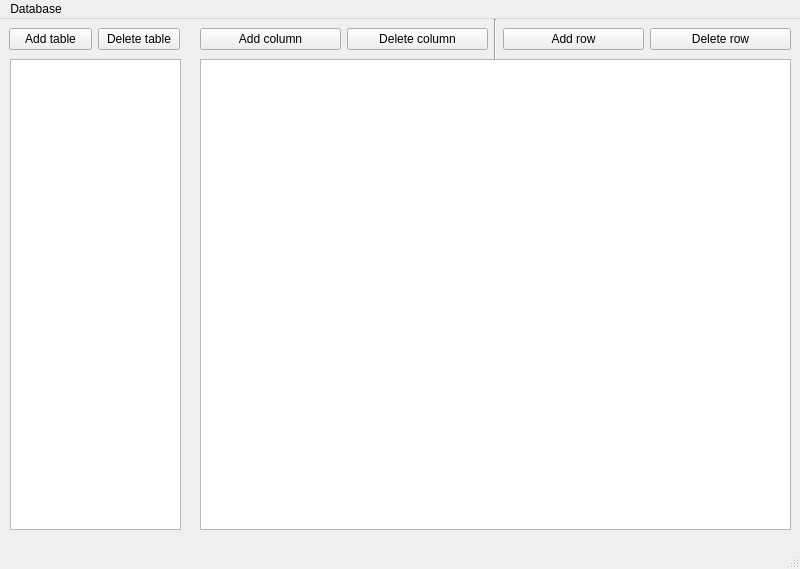
<?xml version="1.0" encoding="UTF-8"?>
<ui version="4.0">
 <class>MainWindow</class>
 <widget class="QMainWindow" name="MainWindow">
  <property name="geometry">
   <rect>
    <x>0</x>
    <y>0</y>
    <width>800</width>
    <height>569</height>
   </rect>
  </property>
  <property name="windowTitle">
   <string>Database</string>
  </property>
  <widget class="QWidget" name="centralwidget">
   <widget class="QListWidget" name="table_list">
    <property name="geometry">
     <rect>
      <x>10</x>
      <y>40</y>
      <width>171</width>
      <height>471</height>
     </rect>
    </property>
   </widget>
   <widget class="QTableWidget" name="data_table">
    <property name="geometry">
     <rect>
      <x>200</x>
      <y>40</y>
      <width>591</width>
      <height>471</height>
     </rect>
    </property>
   </widget>
   <widget class="QWidget" name="horizontalLayoutWidget">
    <property name="geometry">
     <rect>
      <x>200</x>
      <y>0</y>
      <width>591</width>
      <height>41</height>
     </rect>
    </property>
    <layout class="QHBoxLayout" name="horizontalLayout">
     <item>
      <widget class="QPushButton" name="add_column_button">
       <property name="text">
        <string>Add column</string>
       </property>
      </widget>
     </item>
     <item>
      <widget class="QPushButton" name="delete_column_botton">
       <property name="text">
        <string>Delete column</string>
       </property>
      </widget>
     </item>
     <item>
      <widget class="Line" name="line">
       <property name="orientation">
        <enum>Qt::Vertical</enum>
       </property>
      </widget>
     </item>
     <item>
      <widget class="QPushButton" name="add_row_button">
       <property name="text">
        <string>Add row</string>
       </property>
      </widget>
     </item>
     <item>
      <widget class="QPushButton" name="delete_row_button">
       <property name="text">
        <string>Delete row</string>
       </property>
      </widget>
     </item>
    </layout>
   </widget>
   <widget class="QWidget" name="horizontalLayoutWidget_2">
    <property name="geometry">
     <rect>
      <x>9</x>
      <y>0</y>
      <width>171</width>
      <height>41</height>
     </rect>
    </property>
    <layout class="QHBoxLayout" name="horizontalLayout_3">
     <item>
      <widget class="QPushButton" name="pushButton">
       <property name="text">
        <string>Add table</string>
       </property>
      </widget>
     </item>
     <item>
      <widget class="QPushButton" name="delete_table_button">
       <property name="text">
        <string>Delete table</string>
       </property>
      </widget>
     </item>
    </layout>
   </widget>
  </widget>
  <widget class="QStatusBar" name="statusbar"/>
  <widget class="QMenuBar" name="menubar">
   <property name="geometry">
    <rect>
     <x>0</x>
     <y>0</y>
     <width>800</width>
     <height>21</height>
    </rect>
   </property>
   <widget class="QMenu" name="menuDatabase">
    <property name="title">
     <string>Database</string>
    </property>
    <addaction name="actionCreate_new"/>
    <addaction name="actionLoad"/>
    <addaction name="actionSave"/>
   </widget>
   <addaction name="menuDatabase"/>
  </widget>
  <action name="actionCreate_new">
   <property name="text">
    <string>Create</string>
   </property>
  </action>
  <action name="actionLoad">
   <property name="text">
    <string>Load</string>
   </property>
  </action>
  <action name="actionSave">
   <property name="text">
    <string>Save</string>
   </property>
   <property name="shortcut">
    <string>Ctrl+S</string>
   </property>
   <property name="menuRole">
    <enum>QAction::NoRole</enum>
   </property>
   <property name="shortcutVisibleInContextMenu">
    <bool>true</bool>
   </property>
  </action>
 </widget>
 <resources/>
 <connections/>
</ui>
